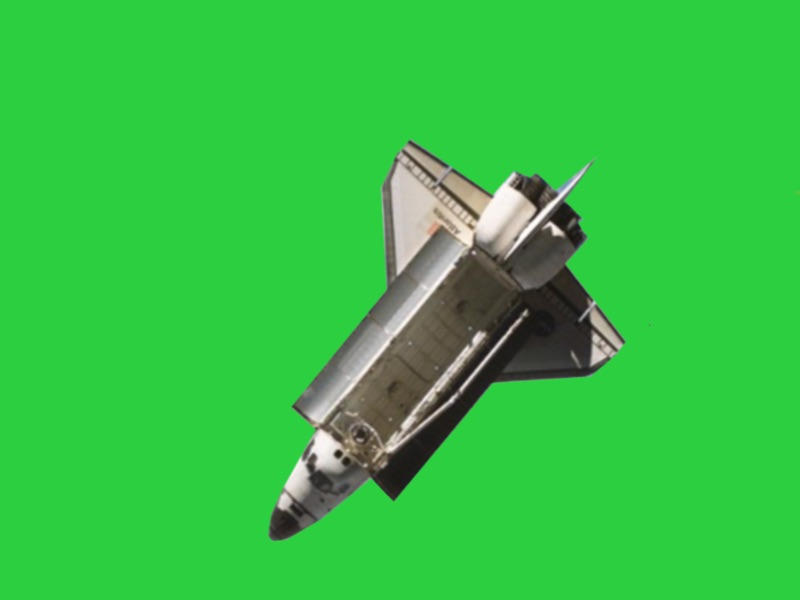
#> input picture images/spaceshuttle.jpg, 800 x 600 px, found by its file name
$ python image_demo.py
#> lines starting #> are read from the running program, lines starting #| are printed output that depends on the picture
from PIL import Image

# file_to_open = input("Which file would you like to open? ")

shuttle = Image.open("spaceshuttle.jpg")
#> shuttle is the input picture: PIL image 800x600 RGB; mean R, G, B 53.4, 193.5, 68.8
earth = Image.open("earth.jpg")
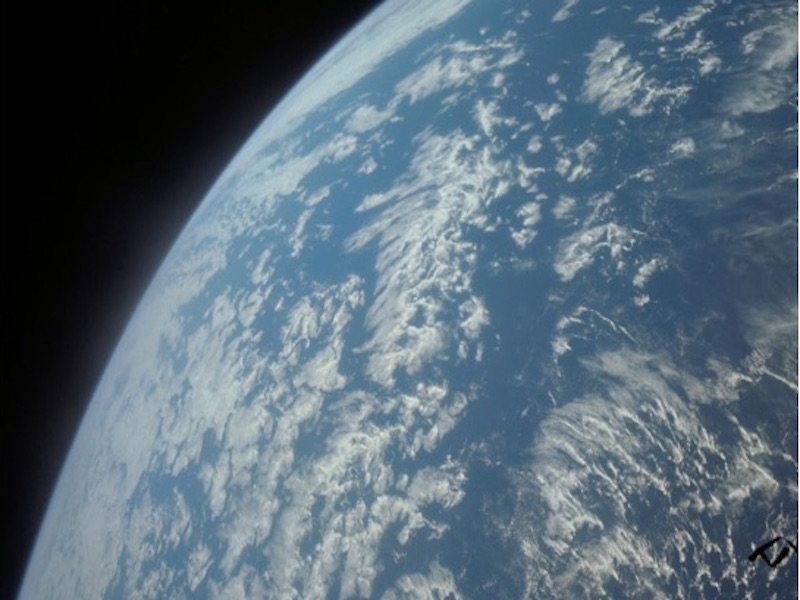
#> input picture images/earth.jpg, 800 x 600 px, found by its file name
#> earth is the input picture: PIL image 800x600 RGB; mean R, G, B 87.6, 105.6, 118.7

shuttle_pixels = shuttle.load()
earth_pixels = earth.load()


# red = 255
# green = 0
# blue = 255
for x in range(0, 800):
    for y in range(0, 600):

        (red, green, blue) = earth_pixels[x, y]
        if red < 130 and green > 0 and blue < 130:
            shuttle_pixels[x, y] = (red, green, blue)
        else:
            earth_pixels[x, y] = (red, green, blue)


shuttle.show()
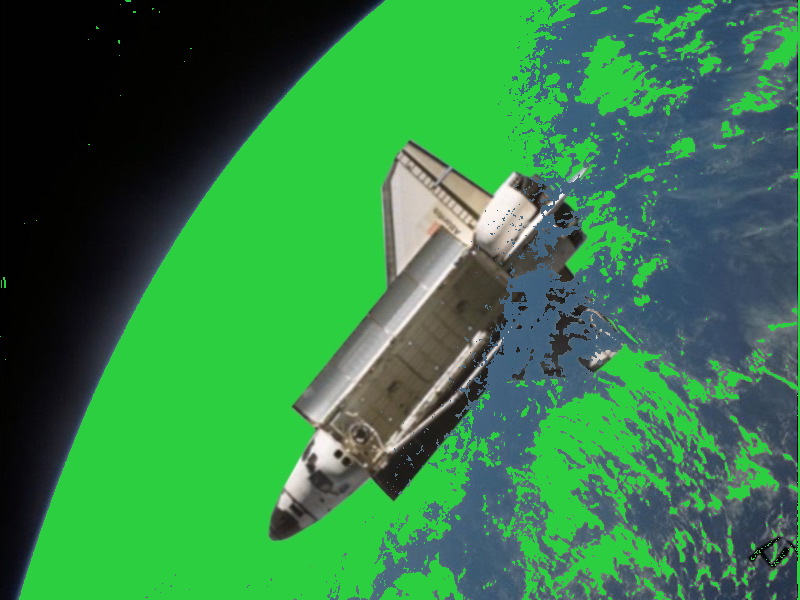
#> shown: PIL image 800x600 RGB; mean R, G, B 53.2, 124.8, 72
shuttle.save("spaceshuttle_earth.jpg")
